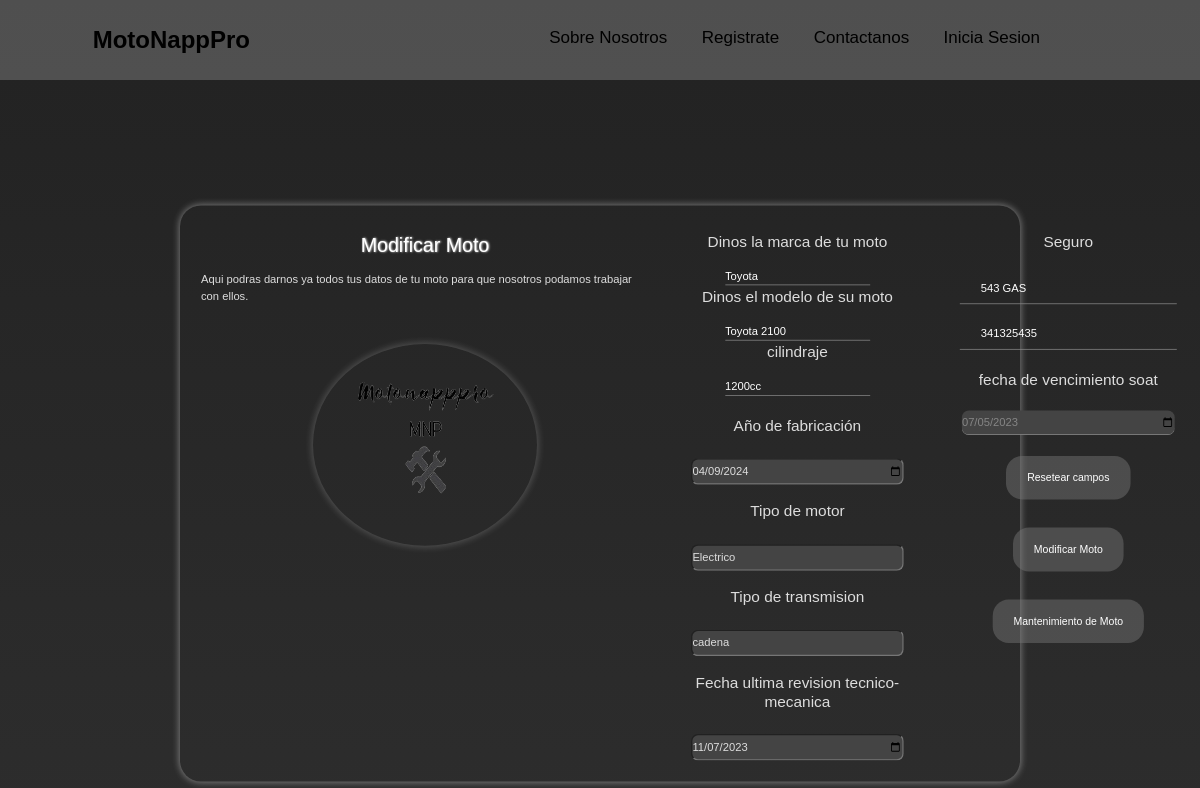
Page /formularios/modificar_moto.php?id=24 on the committed database.
### tables this page shows
CREATE TABLE `motos` (
  `id` int(11) NOT NULL,
  `marca_moto` varchar(100) NOT NULL,
  `modelo_moto` varchar(100) NOT NULL,
  `cilindraje_moto` varchar(100) NOT NULL,
  `fecha_fabricacion` date NOT NULL,
  `tecnomecanica` varchar(100) NOT NULL,
  `sincronizacion` varchar(100) NOT NULL,
  `fecha_tecnomecanica` date NOT NULL,
  `Placa` varchar(100) NOT NULL,
  `Numero_poliza` varchar(200) NOT NULL,
  `fecha_soat` date NOT NULL
);

### formularios/modificar_moto.php (the view, shortened to what this page needs)
<?php
include "modelo/conexion.php";
    $id= $_GET["id"];
    $sql_1 = $conexion->query("select * from motos where id=$id ");
?>
<!DOCTYPE html>
<html lang="en">
<head>
    <link rel="stylesheet" href="estilos/estilo_main.css">
    <link href="https://cdn.jsdelivr.net/npm/bootstrap@5.3.3/dist/css/bootstrap.min.css" rel="stylesheet">
    <link rel="stylesheet" href="estilos/estilos_registro_moto.css">
</head>
<header class="header">
    <nav class="contenedor-menu" style="position:relative;margin:0px 0px 2px 0px;">
        <div class="nombre">
            <a href="../index.php">MotoNappPro</a>
        </div>
        <div class="opciones-menu">
            <ul class="ul-menu">
                <li><a href="../index.php">Sobre Nosotros</a></li>
                <li><a href="formulario_registro.php">Registrate</a></li>
                <li><a href="Form_Contactenos.php">Contactanos</a></li>
                <li><a href="form_Usuario.php">Inicia Sesion</a></li>
            </ul>
        </div>
    </nav>
</header>
<body>
<form  method="POST" class="formulario_moto">
<div class="primer_gran_caja">
    <h3>Modificar Moto</h3>
    <?php
    include "controlador/modificar_moto.php";
    while($datos_motos= $sql_1->fetch_object()){?>
<p>Aqui podras darnos ya todos tus datos de tu moto para que nosotros podamos trabajar con ellos. </p>
    <img src="../imagenes/logosinfondo.png" alt="datos_moto">
</div>
<div class="segunda_gran_caja">
<div class="marca_de_moto">
        <label for="marca">Dinos la marca de tu moto</label>
        <input id="marca" name="marca_moto" type=" text" value="<?= $datos_motos->marca_moto ?>">
        <label for="modelo">Dinos el modelo de su moto</label>
        <input id="modelo" name="modelo_moto" type="text" value="<?= $datos_motos->modelo_moto ?>">
        <label for="cilindraje">cilindraje</label>
        <input id="cilindraje" name="cilindraje_moto" type="text" value="<?= $datos_motos->cilindraje_moto ?>">
    </div>
    <div class="fecha-tecnomecanica">
        <h3>Año de fabricación</h3>
        <input name="fecha_fabricacion" type="date" value="<?= $datos_motos->fecha_fabricacion ?>">
        <h3>Tipo de motor </h3>
        <input name="tecnomecanica" type="text" value="<?= $datos_motos->tecnomecanica?>">
        <h3>Tipo de transmision </h3>
        <input name="sincronizacion" type="text" value="<?= $datos_motos->sincronizacion ?>">
        <h3>Fecha ultima revision tecnico-mecanica</h3>
        <input name="fecha_tecnomecanica" type="date" value="<?= $datos_motos->fecha_tecnomecanica ?>">
    </div>
</div>
<div class="tercera_gran_caja">
    <div class="Placa_seguro">
        <h3>Seguro</h3>
        <input type="text" id="Placa" name="Placa" placeholder="Numero de Placa" value="<?= $datos_motos->Placa ?>">
        <input type="text" name="Numero_Poliza" placeholder="Numero de Poliza" value="<?= $datos_motos->Numero_poliza?>">
        <h3>fecha de vencimiento soat </h3>
        <input id="fecha" type="date" name="fecha_soat" value="<?= $datos_motos->fecha_soat ?>">
    </div>
    <?php }
    ?>
    <div class="envio">
        <button type="reset">Resetear campos</button>
        <button  type="submit" class="btn btn-primary" name="Envio_datos_moto"  value="ok" >Modificar Moto</button>
        <a href="form_Registro_mantenimiento_Moto.php">Mantenimiento de Moto</a>
    </div>
</div>
</form>
</body>
</html>

### formularios/estilos/estilo_main.css (style rules this page uses)
* { padding:0; margin:0; box-sizing: border-box; font-family: "Poppins", sans-serif; }
img { border-style:none; max-width: 100%; }
body { scroll-behavior: smooth; }
.contenedor-menu { width: 100%; height: 80px; position: fixed; background: rgba(255, 255, 255, 0.205); z-index: 1; }
.contenedor-menu { display:flex; justify-content: space-between; }
.nombre { height: 100%; display: flex; width: 250px; justify-content: flex-end; align-items: center; }
.nombre a { color: rgb(0, 0, 0); font-size:24px; font-weight: 800; text-decoration: none; cursor: pointer; }
.opciones-menu ul { color:#000; height: 100%; transform: translateX(-160px); }
.opciones-menu ul li { list-style-type: none; display: inline-block; line-height: 76px; text-align: center; margin-left: 30px; font-size: 17px; }
.opciones-menu ul li a { text-decoration: none; color:#000; }

### formularios/estilos/estilos_registro_moto.css (style rules this page uses)
* { padding:0; margin:0; box-sizing: border-box; }
img { border-style: none; max-width: 100%; }
body { background: linear-gradient(to bottom, #222, rgb(46, 46, 46)) ; height:auto; overflow: auto; }
.formulario_moto { box-shadow: 0px 0px 10px 1px #fff6 ; border-radius:30px; }
.formulario_moto { display: flex; flex-direction: row ; width: auto; height: auto; transform: scale(.7) ; }
.primer_gran_caja { height: auto; color: #fff; padding: 20px 30px; }
.primer_gran_caja img { border-radius:50%; padding: 20px; width: 20rem; height: 18rem; margin: 40px auto; box-shadow: 0px 0px 10px 2px #fff3; transform: translateX(10rem); }
.primer_gran_caja h3 { font-size:28px; margin: 20px 0px; text-shadow: 1px 1px 3px #fff; text-align: center; }
.primer_gran_caja p { width: 40rem; color:#ddd ; }
.segunda_gran_caja { height: auto; text-align: center; padding: 20px 30px; }
.marca_de_moto { margin: 15px 0px ; color: #ddd; display: flex; flex-direction: column; justify-content: center; align-items: center; }
.marca_de_moto label { text-align: center; font-size:22px; color:#ddd; padding-bottom: 21px; }
.marca_de_moto input { border:none; border-bottom:1px solid rgb(139, 139, 139); background:transparent; color:#fff; }
.fecha-tecnomecanica h3 { padding: 15px 0px; color:#ddd; font-size:22px; }
.fecha-tecnomecanica input { background: #444444; border-radius: 10px; width: 19rem; padding:5px 0px; margin: 10px 0px; color: #ddd; }
.tercera_gran_caja { height: auto; padding: 20px 50px; }
.Placa_seguro { display:flex; flex-direction:column; justify-content:center; align-items:center; }
.Placa_seguro input { width:310px; margin:10px 0px; padding:10px 30px; }
.Placa_seguro h3 { margin:20px 0px; font-size:22px; color:#ddd; }
#fecha { background: #444444; border-radius: 10px; width: 19rem; padding:5px 0px; margin: 10px 0px; color: rgb(133, 133, 133); }
.Placa_seguro input { border:none; border-bottom:1px solid rgb(139, 139, 139); background:transparent; color:#fff; }
.Placa_seguro input::placeholder { font-size:15px; }
.envio { display: flex; flex-direction: column ; align-items: center; justify-content: center; }
.envio button { text-align: center; margin: 20px 0px; padding:20px 30px; color:#ffff; background: #7777; border:none; border-radius:23px; outline:none; cursor:pointer; transition-property:transform; transition-duration:1s; font-size: 15px; }
.envio a { text-align: center; margin: 20px 0px; padding:20px 30px; color:#ffff; background: #7777; border:none; border-radius:23px; outline:none; cursor:pointer; transition-property:transform; transition-duration:1s; text-decoration: none; font-size: 15px; }

### rows in the picture
motos: marca_moto "Toyota", modelo_moto "Toyota 2100", cilindraje_moto "1200cc", fecha_fabricacion "04/09/2024", tecnomecanica "Electrico", sincronizacion "cadena", fecha_tecnomecanica "11/07/2023", Placa "543 GAS", Numero_Poliza "341325435", fecha_soat "07/05/2023"
